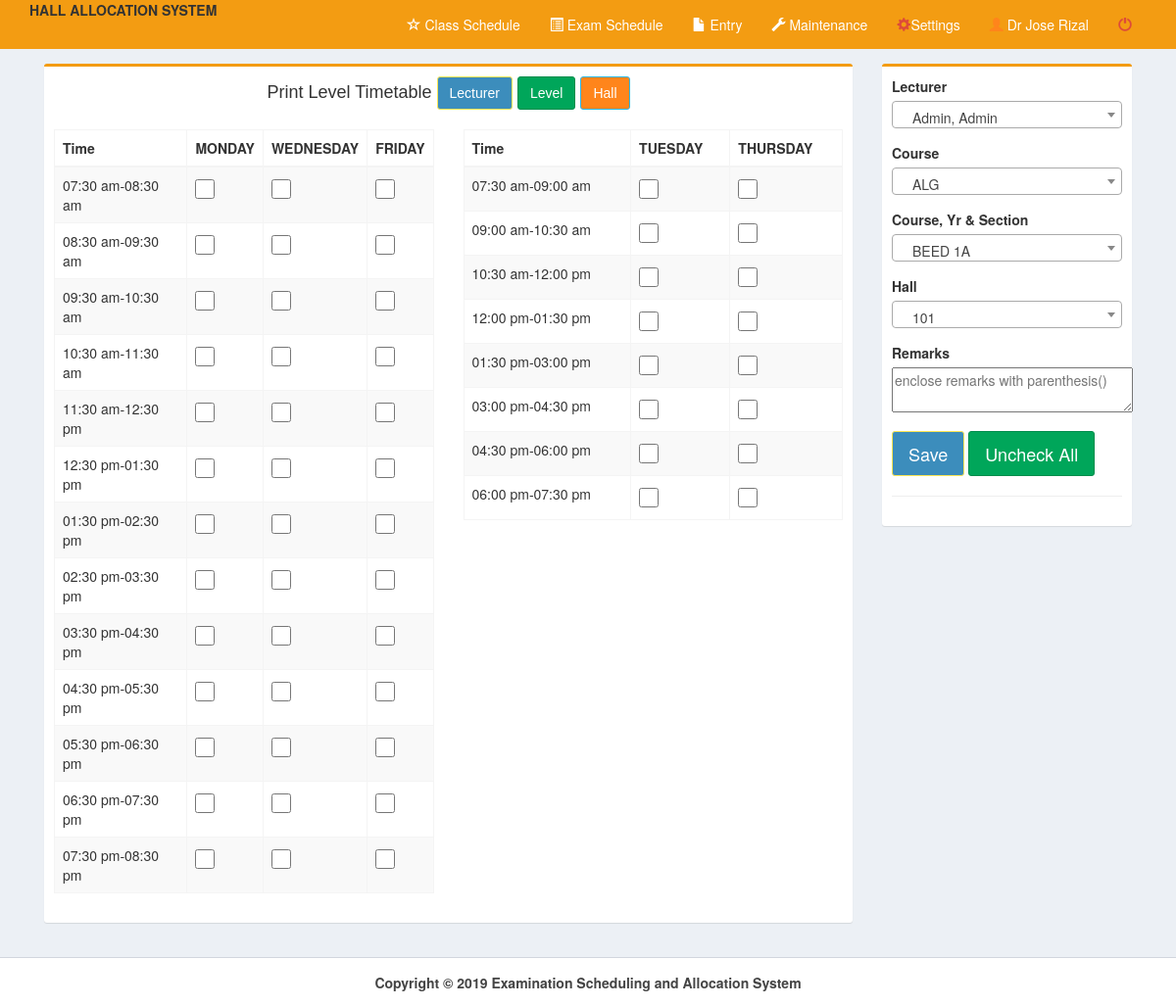
Page /pages/home.php (signed in) on the committed database.
### tables this page shows
CREATE TABLE IF NOT EXISTS `time` (
  `time_id` int(11) NOT NULL AUTO_INCREMENT,
  `time_start` time NOT NULL,
  `time_end` time NOT NULL,
  `days` varchar(15) NOT NULL,
  PRIMARY KEY (`time_id`)
);

### pages/home.php (the view, shortened to what this page needs)
<!DOCTYPE html>
<html>
  <head>
    <link rel="stylesheet" href="../bootstrap/css/bootstrap.min.css">
    <link rel="stylesheet" href="../plugins/datatables/dataTables.bootstrap.css">
    <link rel="stylesheet" href="../dist/css/AdminLTE.min.css">
    <link rel="stylesheet" href="../plugins/select2/select2.min.css">
    <link rel="stylesheet" href="../dist/css/skins/_all-skins.min.css">
 </head>
  <body class="hold-transition skin-yellow layout-top-nav" onload="myFunction()">
    <div class="wrapper">
      <?php include('../dist/includes/header.php');?>
      <div class="content-wrapper">
        <div class="container">
          <section class="content">
            <div class="row">
	      <div class="col-md-9">
              <div class="box box-warning">
              	<div style="text-align: center">
              		<h4>Print Level Timetable
              		<a href="#searcht" data-target="#searcht" data-toggle="modal" class="dropdown-toggle btn btn-primary">
                      Lecturer
                    </a>
                   <a href="#searchclass" data-target="#searchclass" data-toggle="modal" class="dropdown-toggle btn btn-success">
                      Level
                    </a>
                   <a href="#searchroom" data-target="#searchroom" data-toggle="modal" class="dropdown-toggle btn btn-warning">
                      Hall
                    </a>
                    </h4>
                </div>
               <form method="post" id="reg-form">
                <div class="box-body">
				<div class="row">
					<div class="col-md-6">
							<table class="table table-bordered table-striped" style="margin-right:-10px">
							<thead>
							  <tr>
								<th>Time</th>
								<th>MONDAY</th>
								<th>WEDNESDAY</th>
								<th>FRIDAY</th>
							  </tr>
							</thead>
		<?php
				include('../dist/includes/dbcon.php');
				$query=mysqli_query($con,"select * from time where days='mwf' order by time_start")or die(mysqli_error());
				while($row=mysqli_fetch_array($query)){
						$id=$row['time_id'];
						$start=date("h:i a",strtotime($row['time_start']));
						$end=date("h:i a",strtotime($row['time_end']));
		?>
							  <tr >
								<td><?php echo $start."-".$end;?></td>
								<td><input type="checkbox" id="check" name="m[]" value="<?php echo $id;?>" style="width: 20px; height: 20px;"></td>
								<td><input type="checkbox" id="check" name="w[]" value="<?php echo $id;?>" style="width: 20px; height: 20px;"></td>
								<td><input type="checkbox" id="check" name="f[]" value="<?php echo $id;?>" style="width: 20px; height: 20px;"></td>
							  </tr>
		<?php }?>
		</table>
		</div>
		<div class="col-md-6">
			<table class="table table-bordered table-striped">
								<thead>
								  <tr>
									<th>Time</th>
									<th>TUESDAY</th>
									<th>THURSDAY</th>
								  </tr>
								</thead>
			<?php
					include('../dist/includes/dbcon.php');
					$query=mysqli_query($con,"select * from time where days='tth' order by time_start")or die(mysqli_error());
					while($row=mysqli_fetch_array($query)){
							$id=$row['time_id'];
							$start=date("h:i a",strtotime($row['time_start']));
							$end=date("h:i a",strtotime($row['time_end']));
			?>
								  <tr >
									<td><?php echo $start."-".$end;?></td>
									<td><input type="checkbox" name="t[]" value="<?php echo $id;?>" style="width: 20px; height: 20px;"></td>
									<td><input type="checkbox" name="th[]" value="<?php echo $id;?>" style="width: 20px; height: 20px;"></td>
								  </tr>
			<?php }?>
			</table>
         </div>
        </div>
                </div>
              </div>
            </div>
            <div class="col-md-3">
              <div class="box box-warning">
                <div class="box-body">
                  <div id="form1">
				  <div class="row">
					 <div class="col-md-12">
						  <div class="form-group">
							<label for="date">Lecturer</label>
						  </div>
						  <div class="form-group">
							<label for="date">Course</label>
						  </div>
						  <div class="form-group">
							<label for="date">Course, Yr & Section</label>
						  </div>
						  <div class="form-group">
							<label for="date">Hall</label>
						  </div>
						  <div class="form-group">
							<label for="date">Remarks</label><br>
								<textarea name="remarks" cols="30" placeholder="enclose remarks with parenthesis()"></textarea>
						  </div>
					</div>
				</div>
                  <div class="form-group">
                      <button class="btn btn-lg btn-primary" id="daterange-btn" name="save" type="submit">
                        Save
                      </button>
					  <button class="uncheck btn btn-lg btn-success" type="reset">Uncheck All</button>
                   </div>
                  </div><hr>
                </div>
              </div>
            </div>
          </div>
          </section>
        </div>
      </div>
      <?php include('../dist/includes/footer.php');?>
    </div>
  </body>
</html>

### dist/includes/header.php (shortened to what this page needs)
<?php
if($_SESSION['type']=="admin")
  include('../dist/includes/header_admin.php');
else
  include('../dist/includes/header_faculty.php');
?>

### dist/includes/header_admin.php (shortened to what this page needs)
<header class="main-header">
  <nav class="navbar navbar-static-top">
    <div class="container">
<span style="padding-top: 50px;"><b>HALL ALLOCATION SYSTEM</b></span>
      <div class="navbar-custom-menu">
        <ul class="nav navbar-nav">
          <li class="">
            <a href="home.php" class="" style="font-size:14px"><i class="glyphicon glyphicon-star-empty"></i> Class Schedule</a>
          </li>
          <li class="">
            <a href="exam.php" class="" style="font-size:14px"><i class="glyphicon glyphicon-list-alt"></i> Exam Schedule</a>
          </li>
          <li class="dropdown notifications-menu">
            <a href="#" class="dropdown-toggle" data-toggle="dropdown">
              <i class="glyphicon glyphicon-file"></i> Entry
            </a>
          </li>
          <li class="dropdown notifications-menu">
            <a href="#" class="dropdown-toggle" data-toggle="dropdown">
              <i class="glyphicon glyphicon-wrench"></i> Maintenance
            </a>
          </li>
          <li class="">
            <a href="settings.php" style="color:#fff;" class="dropdown-toggle">
              <i class="glyphicon glyphicon-cog text-red"></i>Settings
            </a>
          </li>
          <li class="">
            <a href="profile.php" class="dropdown-toggle">
              <i class="glyphicon glyphicon-user text-orange"></i>
              <?php echo $_SESSION['name']; ?>
            </a>
          </li>
          <li class="">
            <a href="logout.php" class="dropdown-toggle">
              <i class="glyphicon glyphicon-off text-red"></i>
            </a>
          </li>
        </ul>
      </div>
    </div>
  </nav>
</header>

### dist/includes/footer.php
<footer class="main-footer" style="text-align:center">
        <strong>Copyright &copy; 2019<strong> Examination Scheduling and Allocation System</strong>
</footer>

### rows in the picture
time: time_start "07:30 am", time_end "08:30 am"
time: time_start "08:30 am", time_end "09:30 am"
time: time_start "09:30 am", time_end "10:30 am"
time: time_start "10:30 am", time_end "11:30 am"
time: time_start "11:30 am", time_end "12:30 pm"
time: time_start "12:30 pm", time_end "01:30 pm"
time: time_start "01:30 pm", time_end "02:30 pm"
time: time_start "02:30 pm", time_end "03:30 pm"
time: time_start "03:30 pm", time_end "04:30 pm"
time: time_start "04:30 pm", time_end "05:30 pm"
time: time_start "05:30 pm", time_end "06:30 pm"
time: time_start "06:30 pm", time_end "07:30 pm"
time: time_start "07:30 pm", time_end "08:30 pm"
time: time_start "07:30 am", time_end "09:00 am"
time: time_start "09:00 am", time_end "10:30 am"
time: time_start "10:30 am", time_end "12:00 pm"
time: time_start "12:00 pm", time_end "01:30 pm"
time: time_start "01:30 pm", time_end "03:00 pm"
time: time_start "03:00 pm", time_end "04:30 pm"
time: time_start "04:30 pm", time_end "06:00 pm"
time: time_start "06:00 pm", time_end "07:30 pm"

### other values in the picture
$_SESSION['name'] "Dr Jose Rizal"
